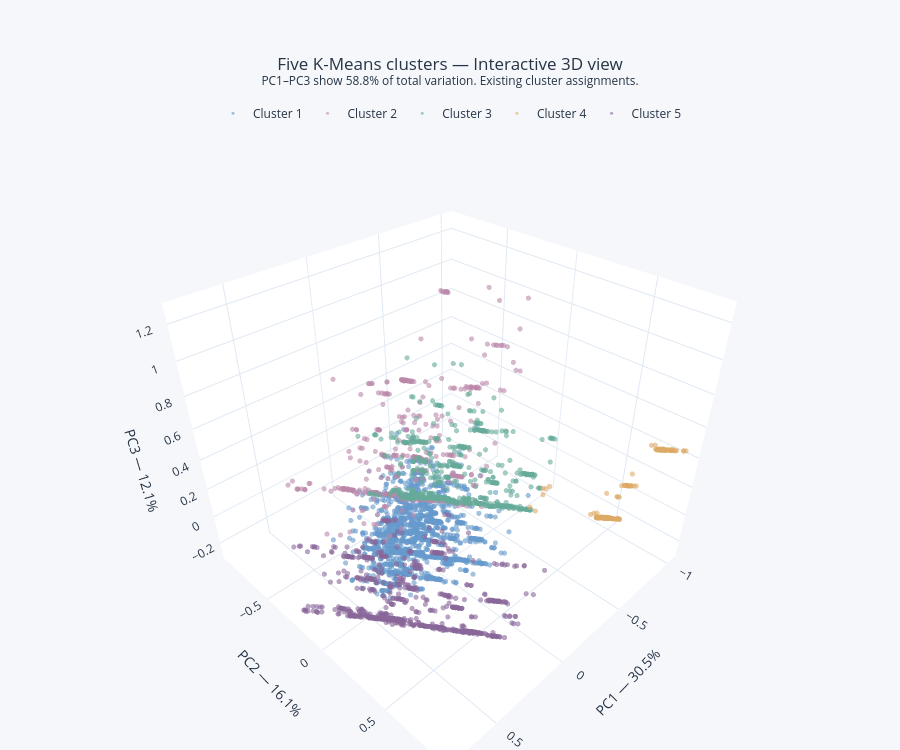

Notebook cell for this chart:
### Code cell
# show the existing clusters in an interactive 3D PCA projection
# bestehende cluster in einer interaktiven 3D-PCA-projektion zeigen

import plotly.express as px

pca_3d_data = pca_scores[["PC1", "PC2", "PC3"]].copy()

labels_3d = kmeans_labels[
    ("MinMaxScaler", 5)
].reindex(pca_3d_data.index)

if labels_3d.isna().any():
    raise ValueError("Cluster assignments missing.")

pca_3d_data["Cluster"] = (
    (labels_3d + 1).astype(int).map(lambda x: f"Cluster {x}")
)

pca_3d_data["User"] = pca_3d_data.index.astype(str)

# mix drawing order while retaining all users
pca_3d_data = pca_3d_data.sample(
    frac=1,
    random_state=42,
)

component_shares = (
    pca_full.explained_variance_ratio_[:3] * 100
)
visible_share_3d = component_shares.sum()

fig = px.scatter_3d(
    pca_3d_data,
    x="PC1",
    y="PC2",
    z="PC3",
    color="Cluster",
    category_orders={
        "Cluster": [f"Cluster {i}" for i in range(1, 6)]
    },
    color_discrete_map={
        "Cluster 1": COLORS["blue"],
        "Cluster 2": COLORS["lavender"],
        "Cluster 3": COLORS["mint"],
        "Cluster 4": COLORS["orange"],
        "Cluster 5": COLORS["highlight"],
    },
    hover_name="User",
    labels={
        "PC1": f"PC1 — {component_shares[0]:.1f}%",
        "PC2": f"PC2 — {component_shares[1]:.1f}%",
        "PC3": f"PC3 — {component_shares[2]:.1f}%",
    },
)

fig.update_traces(
    marker={
        "size": 3,
        "opacity": 0.6,
    }
)

fig.update_layout(
    title={
        "text": (
            "Five K-Means clusters — Interactive 3D view"
            f"<br><sup>PC1–PC3 show {visible_share_3d:.1f}% "
            "of total variation. Existing cluster assignments.</sup>"
        ),
        "x": 0.5,
    },
    legend={
        "orientation": "h",
        "yanchor": "bottom",
        "y": 1.02,
        "xanchor": "center",
        "x": 0.5,
        "title_text": "",
    },
    scene={
        "aspectmode": "data",
    },
    height=750,
    margin={"l": 0, "r": 0, "b": 0, "t": 140},
    paper_bgcolor=COLORS["background"],
    font={"color": COLORS["text"]},
)

fig.show()

### Figure 1 — Plotly figure (JSON) as saved in the notebook; plotly's stock layout.template omitted (floating-point values rounded to 4 significant figures; data arrays with more than 128 entries replaced by an {"elided": "..."} marker saying what was removed)
{"data": [{"hovertemplate": "<b>%{hovertext}</b><br><br>Cluster=Cluster 1<br>PC1 — 30.5%=%{x}<br>PC2 — 16.1%=%{y}<br>PC3 — 12.1%=%{z}<extra></extra>", "hovertext": {"elided": "2443 str values"}, "legendgroup": "Cluster 1", "marker": {"color": "#6699CC", "opacity": 0.6, "size": 3, "symbol": "circle"}, "mode": "markers", "name": "Cluster 1", "scene": "scene", "showlegend": true, "type": "scatter3d", "x": {"elided": "2443 float values"}, "y": {"elided": "2443 float values"}, "z": {"elided": "2443 float values"}}, {"hovertemplate": "<b>%{hovertext}</b><br><br>Cluster=Cluster 2<br>PC1 — 30.5%=%{x}<br>PC2 — 16.1%=%{y}<br>PC3 — 12.1%=%{z}<extra></extra>", "hovertext": {"elided": "513 str values"}, "legendgroup": "Cluster 2", "marker": {"color": "#BB88AA", "opacity": 0.6, "size": 3, "symbol": "circle"}, "mode": "markers", "name": "Cluster 2", "scene": "scene", "showlegend": true, "type": "scatter3d", "x": {"elided": "513 float values"}, "y": {"elided": "513 float values"}, "z": {"elided": "513 float values"}}, {"hovertemplate": "<b>%{hovertext}</b><br><br>Cluster=Cluster 3<br>PC1 — 30.5%=%{x}<br>PC2 — 16.1%=%{y}<br>PC3 — 12.1%=%{z}<extra></extra>", "hovertext": {"elided": "1024 str values"}, "legendgroup": "Cluster 3", "marker": {"color": "#66AA99", "opacity": 0.6, "size": 3, "symbol": "circle"}, "mode": "markers", "name": "Cluster 3", "scene": "scene", "showlegend": true, "type": "scatter3d", "x": {"elided": "1024 float values"}, "y": {"elided": "1024 float values"}, "z": {"elided": "1024 float values"}}, {"hovertemplate": "<b>%{hovertext}</b><br><br>Cluster=Cluster 4<br>PC1 — 30.5%=%{x}<br>PC2 — 16.1%=%{y}<br>PC3 — 12.1%=%{z}<extra></extra>", "hovertext": {"elided": "363 str values"}, "legendgroup": "Cluster 4", "marker": {"color": "#DDAA66", "opacity": 0.6, "size": 3, "symbol": "circle"}, "mode": "markers", "name": "Cluster 4", "scene": "scene", "showlegend": true, "type": "scatter3d", "x": {"elided": "363 float values"}, "y": {"elided": "363 float values"}, "z": {"elided": "363 float values"}}, {"hovertemplate": "<b>%{hovertext}</b><br><br>Cluster=Cluster 5<br>PC1 — 30.5%=%{x}<br>PC2 — 16.1%=%{y}<br>PC3 — 12.1%=%{z}<extra></extra>", "hovertext": {"elided": "1099 str values"}, "legendgroup": "Cluster 5", "marker": {"color": "#886699", "opacity": 0.6, "size": 3, "symbol": "circle"}, "mode": "markers", "name": "Cluster 5", "scene": "scene", "showlegend": true, "type": "scatter3d", "x": {"elided": "1099 float values"}, "y": {"elided": "1099 float values"}, "z": {"elided": "1099 float values"}}], "layout": {"font": {"color": "#263445"}, "height": 750, "legend": {"orientation": "h", "title": {"text": ""}, "tracegroupgap": 0, "x": 0.5, "xanchor": "center", "y": 1.02, "yanchor": "bottom"}, "margin": {"b": 0, "l": 0, "r": 0, "t": 140}, "paper_bgcolor": "#F5F7FB", "scene": {"aspectmode": "data", "domain": {"x": [0, 1], "y": [0, 1]}, "xaxis": {"title": {"text": "PC1 — 30.5%"}}, "yaxis": {"title": {"text": "PC2 — 16.1%"}}, "zaxis": {"title": {"text": "PC3 — 12.1%"}}}, "title": {"text": "Five K-Means clusters — Interactive 3D view<br><sup>PC1–PC3 show 58.8% of total variation. Existing cluster assignments.</sup>", "x": 0.5}}}
